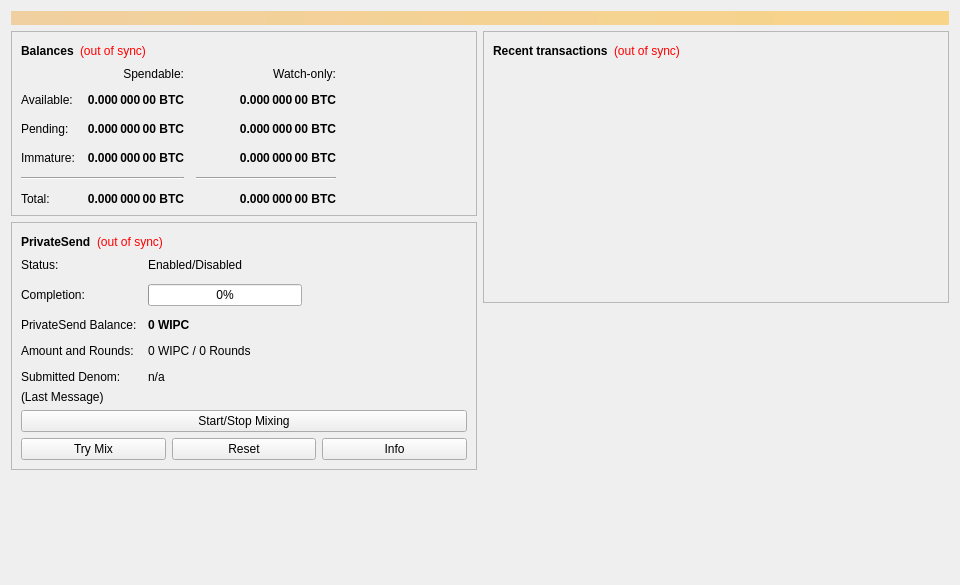
<?xml version="1.0" encoding="UTF-8"?>
<ui version="4.0">
 <class>OverviewPage</class>
 <widget class="QWidget" name="OverviewPage">
  <property name="geometry">
   <rect>
    <x>0</x>
    <y>0</y>
    <width>960</width>
    <height>585</height>
   </rect>
  </property>
  <property name="minimumSize">
   <size>
    <width>960</width>
    <height>0</height>
   </size>
  </property>
  <property name="windowTitle">
   <string>Form</string>
  </property>
  <layout class="QVBoxLayout" name="topLayout">
   <item>
    <widget class="QLabel" name="labelAlerts">
     <property name="visible">
      <bool>false</bool>
     </property>
     <property name="styleSheet">
      <string notr="true">QLabel { background-color: qlineargradient(x1: 0, y1: 0, x2: 1, y2: 0, stop:0 #F0D0A0, stop:1 #F8D488); color:#000000; }</string>
     </property>
     <property name="wordWrap">
      <bool>true</bool>
     </property>
     <property name="margin">
      <number>3</number>
     </property>
     <property name="textInteractionFlags">
      <set>Qt::TextSelectableByMouse</set>
     </property>
    </widget>
   </item>
   <item>
    <layout class="QHBoxLayout" name="horizontalLayout" stretch="1,1">
     <item>
      <layout class="QVBoxLayout" name="verticalLayout_2">
       <item>
        <widget class="QFrame" name="frame">
         <property name="frameShape">
          <enum>QFrame::StyledPanel</enum>
         </property>
         <property name="frameShadow">
          <enum>QFrame::Raised</enum>
         </property>
         <layout class="QVBoxLayout" name="verticalLayout_4">
          <item>
           <layout class="QHBoxLayout" name="horizontalLayout_4">
            <item>
             <widget class="QLabel" name="label_5">
              <property name="font">
               <font>
                <weight>75</weight>
                <bold>true</bold>
               </font>
              </property>
              <property name="text">
               <string>Balances</string>
              </property>
             </widget>
            </item>
            <item>
             <widget class="QLabel" name="labelWalletStatus">
              <property name="toolTip">
               <string>The displayed information may be out of date. Your wallet automatically synchronizes with the wipcoin network after a connection is established, but this process has not completed yet.</string>
              </property>
              <property name="styleSheet">
               <string notr="true">QLabel { color: red; }</string>
              </property>
              <property name="text">
               <string notr="true">(out of sync)</string>
              </property>
              <property name="alignment">
               <set>Qt::AlignLeading|Qt::AlignLeft|Qt::AlignVCenter</set>
              </property>
             </widget>
            </item>
            <item>
             <spacer name="horizontalSpacer_3">
              <property name="orientation">
               <enum>Qt::Horizontal</enum>
              </property>
              <property name="sizeHint" stdset="0">
               <size>
                <width>40</width>
                <height>20</height>
               </size>
              </property>
             </spacer>
            </item>
           </layout>
          </item>
          <item>
           <layout class="QGridLayout" name="gridLayout">
            <property name="spacing">
             <number>12</number>
            </property>
            <item row="2" column="2">
             <widget class="QLabel" name="labelWatchPending">
              <property name="font">
               <font>
                <weight>75</weight>
                <bold>true</bold>
               </font>
              </property>
              <property name="cursor">
               <cursorShape>IBeamCursor</cursorShape>
              </property>
              <property name="toolTip">
               <string>Unconfirmed transactions to watch-only addresses</string>
              </property>
              <property name="text">
               <string notr="true">0.000 000 00 BTC</string>
              </property>
              <property name="alignment">
               <set>Qt::AlignRight|Qt::AlignTrailing|Qt::AlignVCenter</set>
              </property>
              <property name="textInteractionFlags">
               <set>Qt::LinksAccessibleByMouse|Qt::TextSelectableByKeyboard|Qt::TextSelectableByMouse</set>
              </property>
             </widget>
            </item>
            <item row="2" column="1">
             <widget class="QLabel" name="labelUnconfirmed">
              <property name="font">
               <font>
                <weight>75</weight>
                <bold>true</bold>
               </font>
              </property>
              <property name="cursor">
               <cursorShape>IBeamCursor</cursorShape>
              </property>
              <property name="toolTip">
               <string>Total of transactions that have yet to be confirmed, and do not yet count toward the spendable balance</string>
              </property>
              <property name="text">
               <string notr="true">0.000 000 00 BTC</string>
              </property>
              <property name="alignment">
               <set>Qt::AlignRight|Qt::AlignTrailing|Qt::AlignVCenter</set>
              </property>
              <property name="textInteractionFlags">
               <set>Qt::LinksAccessibleByMouse|Qt::TextSelectableByKeyboard|Qt::TextSelectableByMouse</set>
              </property>
             </widget>
            </item>
            <item row="3" column="2">
             <widget class="QLabel" name="labelWatchImmature">
              <property name="font">
               <font>
                <weight>75</weight>
                <bold>true</bold>
               </font>
              </property>
              <property name="cursor">
               <cursorShape>IBeamCursor</cursorShape>
              </property>
              <property name="toolTip">
               <string>Mined balance in watch-only addresses that has not yet matured</string>
              </property>
              <property name="text">
               <string notr="true">0.000 000 00 BTC</string>
              </property>
              <property name="alignment">
               <set>Qt::AlignRight|Qt::AlignTrailing|Qt::AlignVCenter</set>
              </property>
              <property name="textInteractionFlags">
               <set>Qt::LinksAccessibleByMouse|Qt::TextSelectableByKeyboard|Qt::TextSelectableByMouse</set>
              </property>
             </widget>
            </item>
            <item row="4" column="0" colspan="2">
             <widget class="Line" name="lineSpendableBalance">
              <property name="orientation">
               <enum>Qt::Horizontal</enum>
              </property>
             </widget>
            </item>
            <item row="4" column="2">
             <widget class="Line" name="lineWatchBalance">
              <property name="sizePolicy">
               <sizepolicy hsizetype="Preferred" vsizetype="Fixed">
                <horstretch>0</horstretch>
                <verstretch>0</verstretch>
               </sizepolicy>
              </property>
              <property name="minimumSize">
               <size>
                <width>140</width>
                <height>0</height>
               </size>
              </property>
              <property name="orientation">
               <enum>Qt::Horizontal</enum>
              </property>
             </widget>
            </item>
            <item row="5" column="0">
             <widget class="QLabel" name="labelTotalText">
              <property name="text">
               <string>Total:</string>
              </property>
             </widget>
            </item>
            <item row="3" column="1">
             <widget class="QLabel" name="labelImmature">
              <property name="font">
               <font>
                <weight>75</weight>
                <bold>true</bold>
               </font>
              </property>
              <property name="cursor">
               <cursorShape>IBeamCursor</cursorShape>
              </property>
              <property name="toolTip">
               <string>Mined balance that has not yet matured</string>
              </property>
              <property name="text">
               <string notr="true">0.000 000 00 BTC</string>
              </property>
              <property name="alignment">
               <set>Qt::AlignRight|Qt::AlignTrailing|Qt::AlignVCenter</set>
              </property>
              <property name="textInteractionFlags">
               <set>Qt::LinksAccessibleByMouse|Qt::TextSelectableByKeyboard|Qt::TextSelectableByMouse</set>
              </property>
             </widget>
            </item>
            <item row="2" column="3">
             <spacer name="horizontalSpacer_2">
              <property name="orientation">
               <enum>Qt::Horizontal</enum>
              </property>
              <property name="sizeHint" stdset="0">
               <size>
                <width>40</width>
                <height>20</height>
               </size>
              </property>
             </spacer>
            </item>
            <item row="3" column="0">
             <widget class="QLabel" name="labelImmatureText">
              <property name="text">
               <string>Immature:</string>
              </property>
             </widget>
            </item>
            <item row="5" column="1">
             <widget class="QLabel" name="labelTotal">
              <property name="font">
               <font>
                <weight>75</weight>
                <bold>true</bold>
               </font>
              </property>
              <property name="cursor">
               <cursorShape>IBeamCursor</cursorShape>
              </property>
              <property name="toolTip">
               <string>Your current total balance</string>
              </property>
              <property name="text">
               <string notr="true">0.000 000 00 BTC</string>
              </property>
              <property name="alignment">
               <set>Qt::AlignRight|Qt::AlignTrailing|Qt::AlignVCenter</set>
              </property>
              <property name="textInteractionFlags">
               <set>Qt::LinksAccessibleByMouse|Qt::TextSelectableByKeyboard|Qt::TextSelectableByMouse</set>
              </property>
             </widget>
            </item>
            <item row="5" column="2">
             <widget class="QLabel" name="labelWatchTotal">
              <property name="font">
               <font>
                <weight>75</weight>
                <bold>true</bold>
               </font>
              </property>
              <property name="cursor">
               <cursorShape>IBeamCursor</cursorShape>
              </property>
              <property name="toolTip">
               <string>Current total balance in watch-only addresses</string>
              </property>
              <property name="text">
               <string notr="true">0.000 000 00 BTC</string>
              </property>
              <property name="alignment">
               <set>Qt::AlignRight|Qt::AlignTrailing|Qt::AlignVCenter</set>
              </property>
              <property name="textInteractionFlags">
               <set>Qt::LinksAccessibleByMouse|Qt::TextSelectableByKeyboard|Qt::TextSelectableByMouse</set>
              </property>
             </widget>
            </item>
            <item row="0" column="2">
             <widget class="QLabel" name="labelWatchonly">
              <property name="text">
               <string>Watch-only:</string>
              </property>
              <property name="alignment">
               <set>Qt::AlignRight|Qt::AlignTrailing|Qt::AlignVCenter</set>
              </property>
             </widget>
            </item>
            <item row="1" column="0">
             <widget class="QLabel" name="labelBalanceText">
              <property name="text">
               <string>Available:</string>
              </property>
             </widget>
            </item>
            <item row="1" column="1">
             <widget class="QLabel" name="labelBalance">
              <property name="font">
               <font>
                <weight>75</weight>
                <bold>true</bold>
               </font>
              </property>
              <property name="cursor">
               <cursorShape>IBeamCursor</cursorShape>
              </property>
              <property name="toolTip">
               <string>Your current spendable balance</string>
              </property>
              <property name="text">
               <string notr="true">0.000 000 00 BTC</string>
              </property>
              <property name="alignment">
               <set>Qt::AlignRight|Qt::AlignTrailing|Qt::AlignVCenter</set>
              </property>
              <property name="textInteractionFlags">
               <set>Qt::LinksAccessibleByMouse|Qt::TextSelectableByKeyboard|Qt::TextSelectableByMouse</set>
              </property>
             </widget>
            </item>
            <item row="1" column="2">
             <widget class="QLabel" name="labelWatchAvailable">
              <property name="font">
               <font>
                <weight>75</weight>
                <bold>true</bold>
               </font>
              </property>
              <property name="cursor">
               <cursorShape>IBeamCursor</cursorShape>
              </property>
              <property name="toolTip">
               <string>Your current balance in watch-only addresses</string>
              </property>
              <property name="text">
               <string notr="true">0.000 000 00 BTC</string>
              </property>
              <property name="alignment">
               <set>Qt::AlignRight|Qt::AlignTrailing|Qt::AlignVCenter</set>
              </property>
              <property name="textInteractionFlags">
               <set>Qt::LinksAccessibleByMouse|Qt::TextSelectableByKeyboard|Qt::TextSelectableByMouse</set>
              </property>
             </widget>
            </item>
            <item row="2" column="0">
             <widget class="QLabel" name="labelPendingText">
              <property name="text">
               <string>Pending:</string>
              </property>
             </widget>
            </item>
            <item row="0" column="1">
             <widget class="QLabel" name="labelSpendable">
              <property name="text">
               <string>Spendable:</string>
              </property>
              <property name="alignment">
               <set>Qt::AlignRight|Qt::AlignTrailing|Qt::AlignVCenter</set>
              </property>
             </widget>
            </item>
           </layout>
          </item>
         </layout>
        </widget>
       </item>
       <item>
        <widget class="QFrame" name="framePrivateSend">
         <property name="layoutDirection">
          <enum>Qt::LeftToRight</enum>
         </property>
         <property name="frameShape">
          <enum>QFrame::StyledPanel</enum>
         </property>
         <property name="frameShadow">
          <enum>QFrame::Raised</enum>
         </property>
         <layout class="QVBoxLayout" name="VerticalLayout_PS1">
          <item>
           <layout class="QHBoxLayout" name="horizontalLayout_5">
            <item>
             <widget class="QLabel" name="labelPrivateSendHeader">
              <property name="font">
               <font>
                <weight>75</weight>
                <bold>true</bold>
               </font>
              </property>
              <property name="text">
               <string>PrivateSend</string>
              </property>
             </widget>
            </item>
            <item>
             <widget class="QLabel" name="labelPrivateSendSyncStatus">
              <property name="toolTip">
               <string>The displayed information may be out of date. Your wallet automatically synchronizes with the wipcoin network after a connection is established, but this process has not completed yet.</string>
              </property>
              <property name="styleSheet">
               <string notr="true">QLabel { color: red; }</string>
              </property>
              <property name="text">
               <string notr="true">(out of sync)</string>
              </property>
              <property name="alignment">
               <set>Qt::AlignLeading|Qt::AlignLeft|Qt::AlignVCenter</set>
              </property>
             </widget>
            </item>
            <item>
             <spacer name="horizontalSpacer_4">
              <property name="orientation">
               <enum>Qt::Horizontal</enum>
              </property>
              <property name="sizeHint" stdset="0">
               <size>
                <width>40</width>
                <height>20</height>
               </size>
              </property>
             </spacer>
            </item>
           </layout>
          </item>
          <item>
           <layout class="QFormLayout" name="privateSendFormLayout">
            <property name="fieldGrowthPolicy">
             <enum>QFormLayout::AllNonFixedFieldsGrow</enum>
            </property>
            <property name="horizontalSpacing">
             <number>11</number>
            </property>
            <property name="verticalSpacing">
             <number>12</number>
            </property>
            <item row="0" column="0">
             <widget class="QLabel" name="labelPrivateSendEnabledText">
              <property name="text">
               <string>Status:</string>
              </property>
             </widget>
            </item>
            <item row="0" column="1">
             <widget class="QLabel" name="labelPrivateSendEnabled">
              <property name="text">
               <string>Enabled/Disabled</string>
              </property>
             </widget>
            </item>
            <item row="1" column="0">
             <widget class="QLabel" name="labelCompletitionText">
              <property name="text">
               <string>Completion:</string>
              </property>
             </widget>
            </item>
            <item row="1" column="1">
             <widget class="QProgressBar" name="privateSendProgress">
              <property name="maximumSize">
               <size>
                <width>154</width>
                <height>16777215</height>
               </size>
              </property>
              <property name="value">
               <number>0</number>
              </property>
             </widget>
            </item>
            <item row="2" column="0">
             <widget class="QLabel" name="labelAnonymizedText">
              <property name="text">
               <string>PrivateSend Balance:</string>
              </property>
             </widget>
            </item>
            <item row="2" column="1">
             <widget class="QLabel" name="labelAnonymized">
              <property name="font">
               <font>
                <weight>75</weight>
                <bold>true</bold>
               </font>
              </property>
              <property name="text">
               <string notr="true">0 WIPC</string>
              </property>
             </widget>
            </item>
            <item row="3" column="0">
             <widget class="QLabel" name="labelAmountAndRoundsText">
              <property name="text">
               <string>Amount and Rounds:</string>
              </property>
             </widget>
            </item>
            <item row="3" column="1">
             <widget class="QLabel" name="labelAmountRounds">
              <property name="text">
               <string>0 WIPC / 0 Rounds</string>
              </property>
             </widget>
            </item>
            <item row="4" column="0">
             <widget class="QLabel" name="labelSubmittedDenomText">
              <property name="text">
               <string>Submitted Denom:</string>
              </property>
             </widget>
            </item>
            <item row="4" column="1">
             <widget class="QLabel" name="labelSubmittedDenom">
              <property name="toolTip">
               <string>The denominations you submitted to the Masternode.&lt;br&gt;To mix, other users must submit the exact same denominations.</string>
              </property>
              <property name="text">
               <string>n/a</string>
              </property>
             </widget>
            </item>
           </layout>
          </item>
          <item>
           <layout class="QVBoxLayout" name="VerticalLayout_PS">
            <item>
             <widget class="QLabel" name="labelPrivateSendLastMessage">
              <property name="text">
               <string>(Last Message)</string>
              </property>
              <property name="alignment">
               <set>Qt::AlignLeading|Qt::AlignLeft|Qt::AlignTop</set>
              </property>
              <property name="wordWrap">
               <bool>true</bool>
              </property>
             </widget>
            </item>
            <item>
             <widget class="QPushButton" name="togglePrivateSend">
              <property name="sizePolicy">
               <sizepolicy hsizetype="MinimumExpanding" vsizetype="Fixed">
                <horstretch>0</horstretch>
                <verstretch>0</verstretch>
               </sizepolicy>
              </property>
              <property name="text">
               <string>Start/Stop Mixing</string>
              </property>
             </widget>
            </item>
            <item>
             <layout class="QHBoxLayout" name="horizontalLayout_debugbuttons">
              <item>
               <widget class="QPushButton" name="privateSendAuto">
                <property name="sizePolicy">
                 <sizepolicy hsizetype="MinimumExpanding" vsizetype="Fixed">
                  <horstretch>0</horstretch>
                  <verstretch>0</verstretch>
                 </sizepolicy>
                </property>
                <property name="toolTip">
                 <string>Try to manually submit a PrivateSend request.</string>
                </property>
                <property name="text">
                 <string>Try Mix</string>
                </property>
               </widget>
              </item>
              <item>
               <widget class="QPushButton" name="privateSendReset">
                <property name="sizePolicy">
                 <sizepolicy hsizetype="MinimumExpanding" vsizetype="Fixed">
                  <horstretch>0</horstretch>
                  <verstretch>0</verstretch>
                 </sizepolicy>
                </property>
                <property name="toolTip">
                 <string>Reset the current status of PrivateSend (can interrupt PrivateSend if it's in the process of Mixing, which can cost you money!)</string>
                </property>
                <property name="autoFillBackground">
                 <bool>false</bool>
                </property>
                <property name="text">
                 <string>Reset</string>
                </property>
               </widget>
              </item>
              <item>
               <widget class="QPushButton" name="privateSendInfo">
                <property name="sizePolicy">
                 <sizepolicy hsizetype="MinimumExpanding" vsizetype="Fixed">
                  <horstretch>0</horstretch>
                  <verstretch>0</verstretch>
                 </sizepolicy>
                </property>
                <property name="toolTip">
                 <string>Information about PrivateSend and Mixing</string>
                </property>
                <property name="text">
                 <string>Info</string>
                </property>
               </widget>
              </item>
             </layout>
            </item>
           </layout>
          </item>
         </layout>
        </widget>
       </item>
       <item>
        <spacer name="verticalSpacer">
         <property name="orientation">
          <enum>Qt::Vertical</enum>
         </property>
         <property name="sizeHint" stdset="0">
          <size>
           <width>20</width>
           <height>40</height>
          </size>
         </property>
        </spacer>
       </item>
      </layout>
     </item>
     <item>
      <layout class="QVBoxLayout" name="verticalLayout_3">
       <item>
        <widget class="QFrame" name="frame_2">
         <property name="frameShape">
          <enum>QFrame::StyledPanel</enum>
         </property>
         <property name="frameShadow">
          <enum>QFrame::Raised</enum>
         </property>
         <layout class="QVBoxLayout" name="verticalLayout">
          <item>
           <layout class="QHBoxLayout" name="horizontalLayout_2">
            <item>
             <widget class="QLabel" name="label_4">
              <property name="font">
               <font>
                <weight>75</weight>
                <bold>true</bold>
               </font>
              </property>
              <property name="text">
               <string>Recent transactions</string>
              </property>
             </widget>
            </item>
            <item>
             <widget class="QLabel" name="labelTransactionsStatus">
              <property name="toolTip">
               <string>The displayed information may be out of date. Your wallet automatically synchronizes with the wipcoin network after a connection is established, but this process has not completed yet.</string>
              </property>
              <property name="styleSheet">
               <string notr="true">QLabel { color: red; }</string>
              </property>
              <property name="text">
               <string notr="true">(out of sync)</string>
              </property>
              <property name="alignment">
               <set>Qt::AlignLeading|Qt::AlignLeft|Qt::AlignVCenter</set>
              </property>
             </widget>
            </item>
            <item>
             <spacer name="horizontalSpacer">
              <property name="orientation">
               <enum>Qt::Horizontal</enum>
              </property>
              <property name="sizeHint" stdset="0">
               <size>
                <width>40</width>
                <height>20</height>
               </size>
              </property>
             </spacer>
            </item>
           </layout>
          </item>
          <item>
           <widget class="QListView" name="listTransactions">
            <property name="styleSheet">
             <string notr="true">QListView { background: transparent; }</string>
            </property>
            <property name="frameShape">
             <enum>QFrame::NoFrame</enum>
            </property>
            <property name="verticalScrollBarPolicy">
             <enum>Qt::ScrollBarAlwaysOff</enum>
            </property>
            <property name="horizontalScrollBarPolicy">
             <enum>Qt::ScrollBarAlwaysOff</enum>
            </property>
            <property name="selectionMode">
             <enum>QAbstractItemView::NoSelection</enum>
            </property>
           </widget>
          </item>
         </layout>
        </widget>
       </item>
       <item>
        <spacer name="verticalSpacer_2">
         <property name="orientation">
          <enum>Qt::Vertical</enum>
         </property>
         <property name="sizeHint" stdset="0">
          <size>
           <width>20</width>
           <height>40</height>
          </size>
         </property>
        </spacer>
       </item>
      </layout>
     </item>
    </layout>
   </item>
  </layout>
 </widget>
 <resources/>
 <connections/>
</ui>
